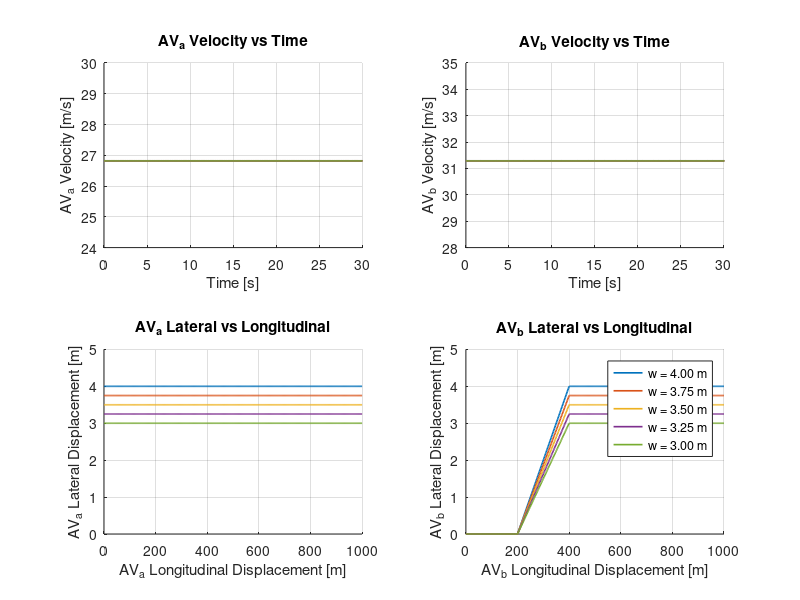

MATLAB code for this plot:
%% STRAIGHT HIGHWAY – ANALYTIC WAYPOINTS FOR ALL LANE WIDTHS
% AVa: 60 mph (26.82 m/s) constant
% AVb: 70 mph (31.29 m/s) constant
% Lane widths: 4.0, 3.75, 3.5, 3.25, 3.0 m
%
% For each lane width w:
%   - AVa stays in the upper lane: y = w
%   - AVb performs an overtake from the lower lane: y = 0 -> y = w
%
% Result:
%   waypoints_AVa_straight{k} : [x y] for AVa, scenario k
%   waypoints_AVb_straight{k} : [x y] for AVb, scenario k

% clear; clc; close all;

%% Global parameters
laneWidths = [4.0 3.75 3.5 3.25 3.0];   % 5 scenarios
vA_const   = 26.82;                     % 60 mph (m/s) – info only
vB_const   = 31.29;                     % 70 mph (m/s)

nW = numel(laneWidths);

% containers for Simulink
waypoints_AVa_straight = cell(nW,1);   % each cell: [x y]
waypoints_AVb_straight = cell(nW,1);

%% Common longitudinal grid (m)
L   = 1000;                     % total length used for waypoints
N   = 500;                     % number of points
x_wp = linspace(0, L, N)';     % 0 → L

% lane-change region (like in your example: 80–160 m)
x_ch_start = 0.20 * L;         % 80 m if L = 400
x_ch_end   = 0.40 * L;         % 160 m if L = 400

%% Loop over the 5 lane widths
for k = 1:nW
    w = laneWidths(k);

    % ----- AVa: upper lane, y = w -----
    yA_wp = w * ones(size(x_wp));
    waypoints_AVa_straight{k} = [x_wp yA_wp];

    % ----- AVb: overtake 0 -> w -----
    yB_wp = zeros(size(x_wp));                         % starts in lower lane

    % linear ramp part between x_ch_start and x_ch_end
    idx = (x_wp >= x_ch_start) & (x_wp <= x_ch_end);
    yB_wp(idx) = w * (x_wp(idx) - x_ch_start) / (x_ch_end - x_ch_start);

    % after that AVb stays in the upper lane
    idx2 = x_wp > x_ch_end;
    yB_wp(idx2) = w;

    waypoints_AVb_straight{k} = [x_wp yB_wp];
end

%% (Optional) small figure to check the 5 scenarios
% Figure with 4 subplots (same style as the paper)

colors = lines(nW);

fig = figure('Name','Straight highway REFERENCE – all lane widths','NumberTitle','off');

% --- Subplot (1,1): AVa velocity vs time ---
ax1 = subplot(2,2,1); hold(ax1,'on'); grid(ax1,'on');
xlabel(ax1,'Time [s]');
ylabel(ax1,'AV_a Velocity [m/s]');
title(ax1,'AV_a Velocity vs Time');
xlim(ax1,[0 30]);

% --- Subplot (1,2): AVb velocity vs time ---
ax2 = subplot(2,2,2); hold(ax2,'on'); grid(ax2,'on');
xlabel(ax2,'Time [s]');
ylabel(ax2,'AV_b Velocity [m/s]');
title(ax2,'AV_b Velocity vs Time');
xlim(ax2,[0 30]);

% --- Subplot (2,1): AVa lateral vs longitudinal ---
ax3 = subplot(2,2,3); hold(ax3,'on'); grid(ax3,'on');
xlabel(ax3,'AV_a Longitudinal Displacement [m]');
ylabel(ax3,'AV_a Lateral Displacement [m]');
title(ax3,'AV_a Lateral vs Longitudinal');
xlim(ax3,[0 max(waypoints_AVa_straight{1}(:,1))]);
ylim(ax3,[0 5]);

% --- Subplot (2,2): AVb lateral vs longitudinal ---
ax4 = subplot(2,2,4); hold(ax4,'on'); grid(ax4,'on');
xlabel(ax4,'AV_b Longitudinal Displacement [m]');
ylabel(ax4,'AV_b Lateral Displacement [m]');
title(ax4,'AV_b Lateral vs Longitudinal');
xlim(ax4,[0 max(waypoints_AVb_straight{1}(:,1))]);
ylim(ax4,[0 5]);

% ----- Loop over lane widths and plot -----
for k = 1:nW
    c = colors(k,:);

    % extract waypoints
    xA = waypoints_AVa_straight{k}(:,1);
    yA = waypoints_AVa_straight{k}(:,2);
    xB = waypoints_AVb_straight{k}(:,1);
    yB = waypoints_AVb_straight{k}(:,2);

    % build time vectors assuming constant speeds
    tA = xA / vA_const;   % x = v * t  -> t = x / v
    tB = xB / vB_const;

    vA = vA_const * ones(size(tA));
    vB = vB_const * ones(size(tB));

    % velocities
    plot(ax1, tA, vA, 'Color', c, 'LineWidth', 1.2);
    plot(ax2, tB, vB, 'Color', c, 'LineWidth', 1.2);

    % lateral vs longitudinal
    plot(ax3, xA, yA, 'Color', c, 'LineWidth', 1.2);
    plot(ax4, xB, yB, 'Color', c, 'LineWidth', 1.2);
end

% Legend on bottom-right subplot (as in the paper)
legend(ax4, arrayfun(@(w) sprintf('w = %.2f m', w), laneWidths, ...
       'UniformOutput', false), 'Location','best');


%% NOTE FOR SIMULINK
% - Scenario k corresponds to laneWidths(k).
%   Example: k = 1 -> w = 4.0 m ; k = 3 -> w = 3.50 m
%
% - In a Constant block:
%       waypoints_AVa_straight{k}   or   waypoints_AVb_straight{k}
%   depending on the vehicle.
